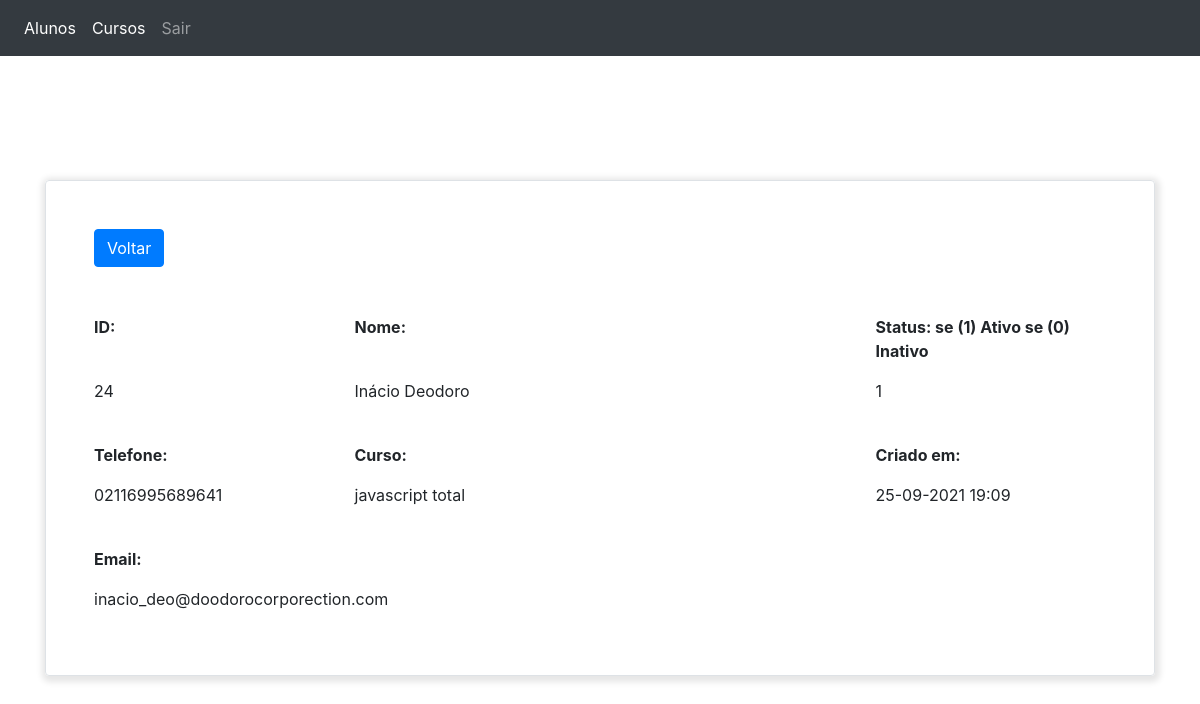
The page /view/visualizar_aluno.php?id=24 on the database its author committed.
### tables this page shows
CREATE TABLE `students` (
  `id` int(11) NOT NULL,
  `name` varchar(200) NOT NULL,
  `email` varchar(200) NOT NULL,
  `password` varchar(200) NOT NULL,
  `phone` varchar(50) NOT NULL,
  `course` int(11) NOT NULL,
  `status` tinyint(1) NOT NULL,
  `created_at` timestamp NOT NULL DEFAULT current_timestamp(),
  `updated_at` timestamp NULL DEFAULT NULL
);

CREATE TABLE `courses` (
  `id` int(11) NOT NULL,
  `nameCourse` varchar(300) NOT NULL,
  `description` text NOT NULL,
  `dateStart` date NOT NULL,
  `dateFinish` date NOT NULL,
  `status` tinyint(1) NOT NULL,
  `created_at` timestamp NOT NULL DEFAULT current_timestamp(),
  `updated_at` timestamp NULL DEFAULT NULL
);

### models/Student.php (called while the page is built, shortened)
<?php
class Student {
  private $id;
  private $name;
  private $email;
  private $phone;
  private $course;
  private $status;
  private $created_at;
  public function getId() {
    return $this->id;
  }
  public function setId($id) {
    $this->id = $id;
  }
  public function getName() {
    return $this->name;
  }
  public function setName($name) {
    $this->name = $name;
  }
  public function getEmail() {
    return $this->email;
  }
  public function setEmail($email) {
    $this->email = $email;
  }
  public function getPhone() {
    return $this->phone;
  }
  public function setPhone($phone) {
    $this->phone = $phone;
  }
  public function getCourse() {
    return $this->course;
  }
  public function setCourse($course) {
    $this->course = $course;
  }
  public function getStatus() {
    if($this->status === '1') {
      return 1;
    } else {
      return 0;
    }
  }
  public function setStatus($status) {
    $this->status = $status;
  }
  public function getCreatedAt() {
    return date('d-m-Y H:i', strtotime($this->created_at));
  }
  public function setCreatedAt($createdAt) {
    $this->created_at = $createdAt;
  }
}

### models/Courses.php (called while the page is built, shortened)
<?php
class Courses {
  private $nameCourse;
  public function getNameCourse() {
    return $this->nameCourse;
  }
  public function setNameCourse($name) {
    $this->nameCourse = $name;
  }
}

### view/visualizar_aluno.php (the view)
<?php
  include_once '../config.php';
  include_once '../models/Student.php';
  include_once '../models/Courses.php';
  $id = $_GET['id'];
  $sql = $pdo->query("SELECT * FROM Students WHERE id =".$id);
  $student = [];
  if($sql->rowCount() > 0){
    $data = $sql->fetch();
    $student1 = new Student();
    $student1->setId($data['id']);
    $student1->setName($data['name']);
    $student1->setEmail($data['email']);
    $student1->setPassword($data['password']);
    $student1->setPhone($data['phone']);
    $student1->setCourse($data['course']);
    $student1->setStatus($data['status']);
    $student1->setCreatedAt($data['created_at']);
    $student1->setUpdatedAt($data['updated_at']);
    $student[] = $student1;
  }
  $sql2 = $pdo->query('SELECT * FROM courses WHERE id ='.$student[0]->getCourse());
  $array2 = [];
  if($sql2->rowCount() > 0) {
    $data2 = $sql2->fetch();
    $courses = new Courses();
    $courses->setId($data2['id']);
    $courses->setNameCourse($data2['nameCourse']);
    $courses->setDescription($data2['description']);
    $courses->setDateStart($data2['dateStart']);
    $courses->setDateFinish($data2['dateFinish']);
    $courses->setStatus($data2['status']);
    $courses->setCreatedAt($data2['created_at']);
    $courses->setUpdatedAt($data2['updated_at']);
    $array2[] = $courses;
  }
?>
   <?php include_once './header.php'?>
  <main class="d-flex container align-items-center" style="height: calc(100vh - 56px); ">
    <div class="container-fluid border rounded p-5" style="box-shadow: 1px 2px 6px 4px rgba(0,0,0,0.1)">
      <a href='./alunos.php' type="button" class="btn btn-primary">Voltar</a>
      <div class="row mt-5">
        <div class="col-md-3">
          <p class="font-weight-bold">ID:</p>
        </div>
        <div class="col-md-6">
          <p class="font-weight-bold">Nome:</p>
        </div>
        <div class="col-md-3">
          <p class="font-weight-bold">Status: se (1) Ativo se (0) Inativo</p>
        </div>
      </div>
      <div class="row">
        <div class="col-md-3">
          <p><?=$student[0]->getId();?></p>
        </div>
        <div class="col-md-6">
          <p><?=$student[0]->getName();?></p>
        </div>
        <div class="col-md-3">
          <p><?=$student[0]->getStatus();?></p>
        </div>
      </div>
      <div class="row mt-4">
        <div class="col-md-3">
          <p class="font-weight-bold">Telefone:</p>
        </div>
        <div class="col-md-6">
          <p class="font-weight-bold">Curso:</p>
        </div>
        <div class="col-md-3">
          <p class="font-weight-bold">Criado em:</p>
        </div>
      </div>
      <div class="row">
        <div class="col-md-3">
          <p><?=$student[0]->getPhone();?></p>
        </div>
        <div class="col-md-6">
          <p><?php if($array2) {echo $array2[0]->getNameCourse();} else {echo "Curso inexistente";};?></p>
        </div>
        <div class="col-md-3">
          <p><?=$student[0]->getCreatedAt();?></p>
        </div>
      </div>
      <div class="row mt-4">
        <div class="col-md-6">
          <p class="font-weight-bold">Email:</p>
        </div>
      </div>
      <div class="row">
        <div class="col-md-6">
          <p><?=$student[0]->getEmail();?></p>
        </div>
      </div>
    </div>
  </main>
</body>
</html>

### rows shown on the page
students: id "24", name "Inácio Deodoro", status "1", phone "02116995689641", created_at "25-09-2021 19:09", email "inacio_deo@doodorocorporection.com"
courses: nameCourse "javascript total"
